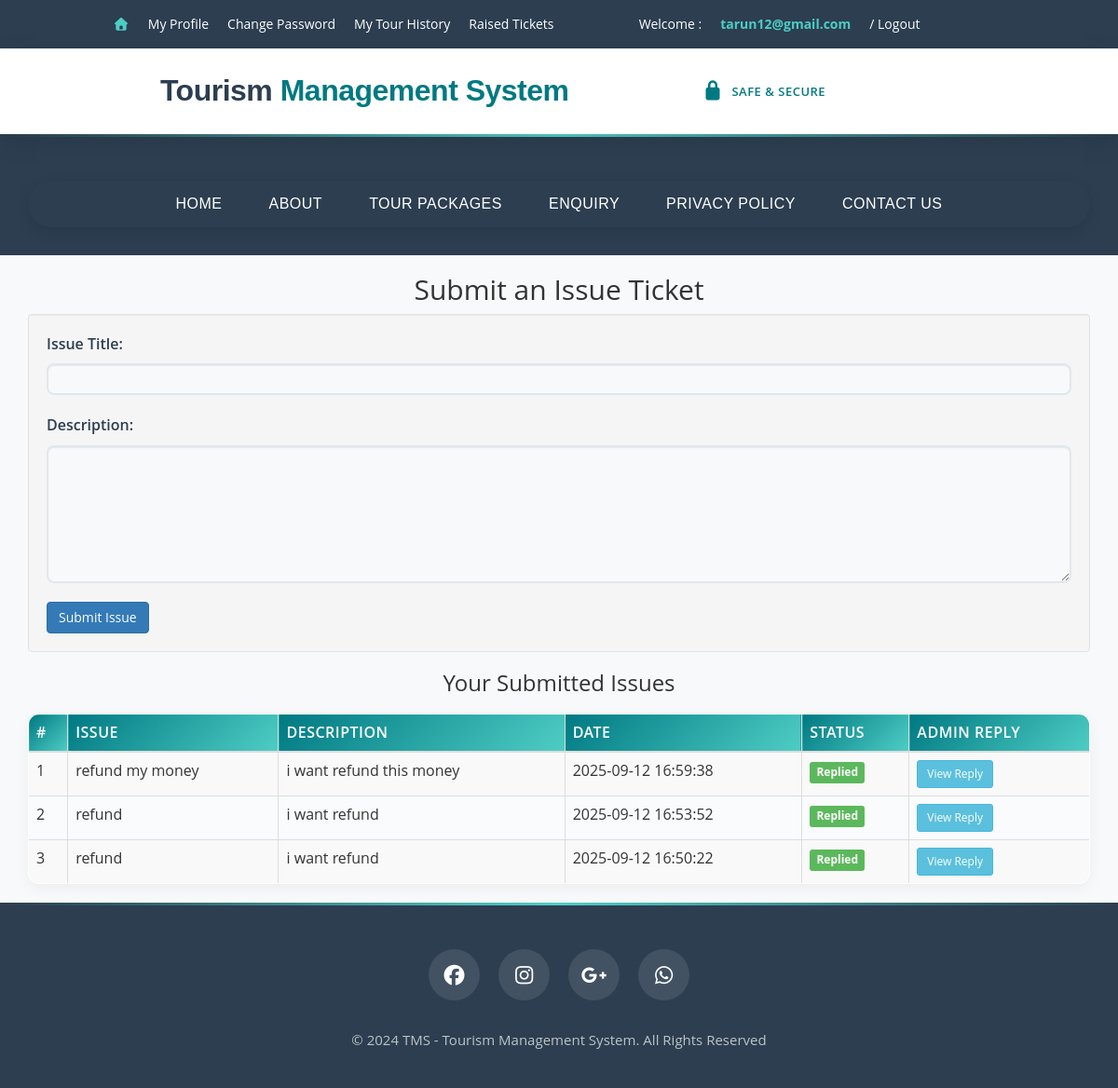
/issuetickets.php (signed in), run on the app's committed database.
### tables this page shows
CREATE TABLE `tblissues` (
  `id` int(11) NOT NULL,
  `UserEmail` varchar(100) DEFAULT NULL,
  `Issue` varchar(100) DEFAULT NULL,
  `Description` mediumtext DEFAULT NULL,
  `PostingDate` timestamp NULL DEFAULT current_timestamp(),
  `AdminRemark` mediumtext DEFAULT NULL,
  `AdminremarkDate` timestamp NULL DEFAULT NULL ON UPDATE current_timestamp()
);

### issuetickets.php (the view, shortened to what this page needs)
<?php
include('./includes/config.php');
$useremail = $_SESSION['login'];
$issues_query = mysqli_query($conn, "SELECT * FROM tblissues WHERE UserEmail='$useremail' ORDER BY PostingDate DESC");
?>
<!DOCTYPE html>
<html lang="en">
<head>
    <link rel="stylesheet" href="https://cdn.jsdelivr.net/npm/bootstrap@3.4.1/dist/css/bootstrap.min.css">
    <link rel="stylesheet" href="https://cdnjs.cloudflare.com/ajax/libs/font-awesome/7.0.0/css/all.min.css">
    <link rel="stylesheet" href="https://cdnjs.cloudflare.com/ajax/libs/animate.css/3.7.2/animate.min.css">
    <link rel="stylesheet" href="./css/style.css">
</head>
<body>
<?php include('./includes/header.php'); ?>
<div class="container mt-5">
    <h2 class="text-center wow fadeInDown">Submit an Issue Ticket</h2>
    <div class="well wow fadeInUp">
        <form method="post">
            <div class="form-group">
                <label for="issue">Issue Title:</label>
                <input type="text" name="issue" id="issue" class="form-control" required>
            </div>
            <div class="form-group">
                <label for="description">Description:</label>
                <textarea name="description" id="description" rows="5" class="form-control" required></textarea>
            </div>
            <button type="submit" name="submit_issue" class="btn btn-primary">Submit Issue</button>
        </form>
    </div>
    <h3 class="text-center mt-5 wow fadeIn">Your Submitted Issues</h3>
    <table class="table table-bordered table-striped wow fadeInUp">
        <thead>
            <tr>
                <th>#</th>
                <th>Issue</th>
                <th>Description</th>
                <th>Date</th>
                <th>Status</th>
                <th>Admin Reply</th>
            </tr>
        </thead>
        <tbody>
            <?php
            $cnt = 1;
            while ($row = mysqli_fetch_array($issues_query)) {
                ?>
                <tr>
                    <td><?php echo $cnt++; ?></td>
                    <td><?php echo $row['Issue']; ?></td>
                    <td><?php echo $row['Description']; ?></td>
                    <td><?php echo $row['PostingDate']; ?></td>
                    <td>
                        <?php if ($row['AdminRemark'] == '') { ?>
                            <span class="label label-warning">Pending</span>
                        <?php } else { ?>
                            <span class="label label-success">Replied</span>
                        <?php } ?>
                    </td>
                    <td>
                        <?php if ($row['AdminRemark'] != '') { ?>
                            <button class="btn btn-info btn-sm" onclick="showReply('<?php echo addslashes($row['AdminRemark']); ?>', '<?php echo $row['AdminremarkDate']; ?>')">
                                View Reply
                            </button>
                        <?php } else { ?>
                            No reply yet
                        <?php } ?>
                    </td>
                </tr>
                <?php
            }
            ?>
        </tbody>
    </table>
</div>
<?php include('./includes/footer.php'); ?>
</body>
</html>

### css/style.css (style rules this page uses)
:root { --primary-color: #007982; --secondary-color: #FF6B6B; --dark-color: #2C3E50; --light-color: #F8F9FA; --accent-color: #4ECDC4; --text-color: #333; --text-light: #777; --white: #FFF; --black: #000; --radius: 12px; --shadow: 0 8px 25px rgba(0, 0, 0, 0.1); --shadow-hover: 0 15px 35px rgba(0, 0, 0, 0.15); --transition: all 0.3s ease; --font-main: 'Poppins', sans-serif; --font-body: 'Open Sans', sans-serif; --border: 1px solid rgba(0, 0, 0, 0.1); }
* { margin: 0; padding: 0; box-sizing: border-box; }
body { font-family: var(--font-body); background: var(--light-color); color: var(--text-color); line-height: 1.6; overflow-x: hidden; }
.wow { visibility: hidden; }
.animated { animation-duration: 1s; animation-fill-mode: both; }
.fadeInUp { animation-name: fadeInUp; }
table { width: 100%; border-collapse: collapse; margin-top: 20px; font-size: 16px; background: var(--white); border-radius: var(--radius); overflow: hidden; box-shadow: 0 5px 15px rgba(0, 0, 0, 0.05); }
table, th, td { border: 1px solid #e1e8ed; }
th { background: linear-gradient(135deg, var(--primary-color), var(--accent-color)); color: var(--white); padding: 15px; text-align: left; font-weight: 600; text-transform: uppercase; letter-spacing: 0.5px; }
td { padding: 14px 15px; color: var(--text-color); }
tr:nth-child(even) { background-color: #f9fbfd; }
.form-group label { display: block; margin-bottom: 8px; color: var(--dark-color); font-weight: 600; font-size: 16px; }
.form-control { width: 100%; padding: 15px; margin-bottom: 20px; border: 2px solid #e1e8ed; border-radius: 8px; font-size: 16px; transition: var(--transition); background: #f8f9fa; box-sizing: border-box; font-family: var(--font-body); }

### data on the page
tblissues: Issue "refund my money", Description "i want refund this money", PostingDate "2025-09-12 16:59:38", AdminRemark "Replied"
tblissues: Issue "refund", Description "i want refund", PostingDate "2025-09-12 16:53:52", AdminRemark "Replied"
tblissues: Issue "refund", Description "i want refund", PostingDate "2025-09-12 16:50:22", AdminRemark "Replied"

### other printed values
$_SESSION['login'] "tarun12@gmail.com"
